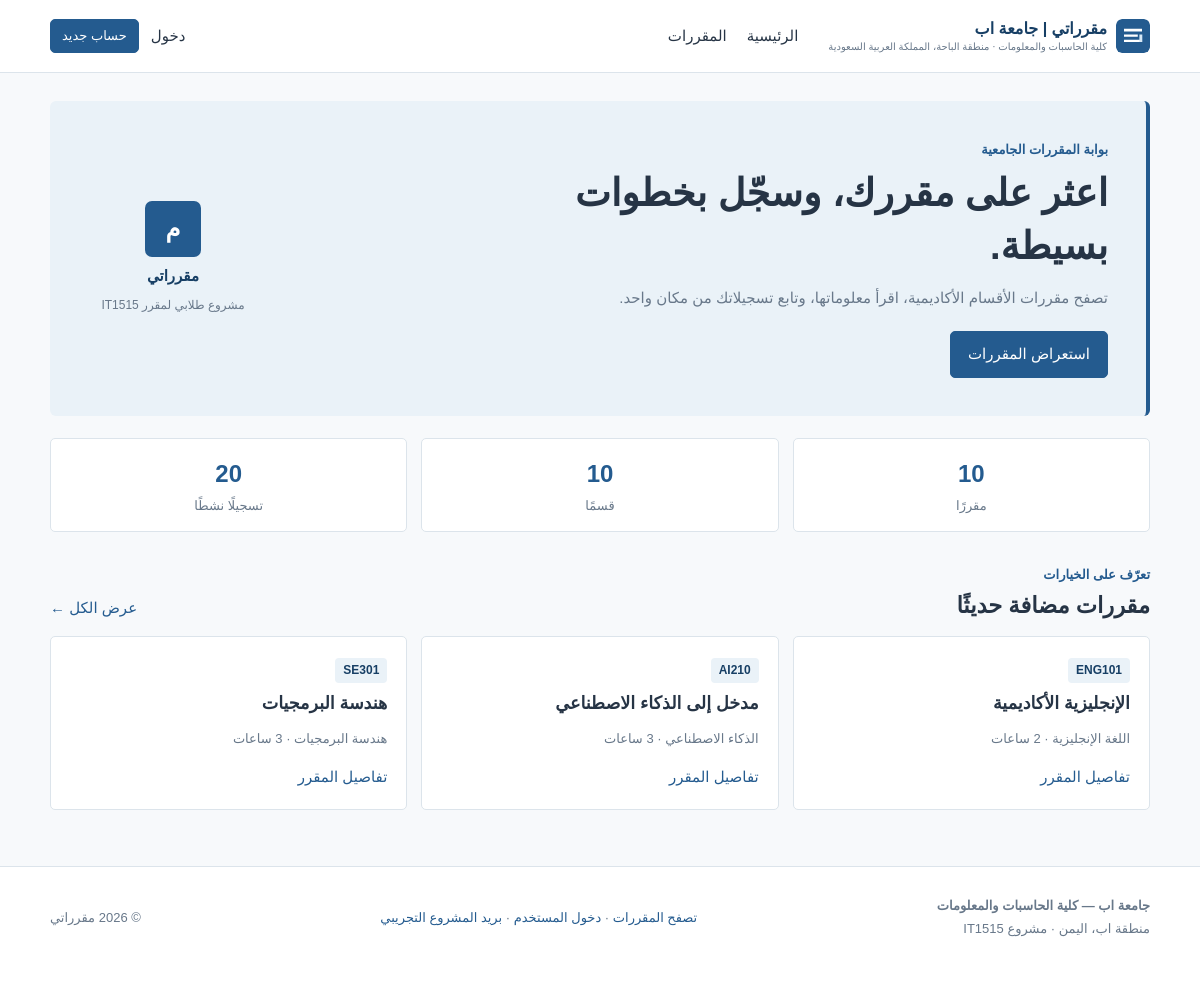
The page /public/index.php on the database its author committed.
### tables this page shows
CREATE TABLE IF NOT EXISTS courses (
    course_id INT UNSIGNED AUTO_INCREMENT PRIMARY KEY,
    course_code VARCHAR(20) NOT NULL UNIQUE,
    course_name VARCHAR(160) NOT NULL,
    description TEXT NOT NULL,
    credit_hours TINYINT UNSIGNED NOT NULL DEFAULT 3,
    department_id INT UNSIGNED NOT NULL,
    created_at TIMESTAMP NOT NULL DEFAULT CURRENT_TIMESTAMP,
    CONSTRAINT fk_courses_department FOREIGN KEY (department_id)
        REFERENCES departments(department_id) ON UPDATE CASCADE ON DELETE RESTRICT
);

CREATE TABLE IF NOT EXISTS departments (
    department_id INT UNSIGNED AUTO_INCREMENT PRIMARY KEY,
    department_name VARCHAR(120) NOT NULL UNIQUE,
    description VARCHAR(500) NOT NULL DEFAULT '',
    created_at TIMESTAMP NOT NULL DEFAULT CURRENT_TIMESTAMP
);

### includes/bootstrap.php (called while the page is built, shortened)
<?php
function h(mixed $value): string
{
    return htmlspecialchars((string) $value, ENT_QUOTES | ENT_SUBSTITUTE, 'UTF-8');
}
function page_header(string $title): void
{
    require __DIR__ . '/header.php';
}
function page_footer(): void
{
    require __DIR__ . '/footer.php';
}

### public/index.php (the view, shortened to what this page needs)
<?php
require_once __DIR__ . '/../includes/bootstrap.php';
$error = null;
$courses = [];
$stats = ['courses' => 0, 'departments' => 0, 'enrollments' => 0];
try {
    $pdo = db();
    $stats['courses'] = (int) $pdo->query('SELECT COUNT(*) FROM courses')->fetchColumn();
    $stats['departments'] = (int) $pdo->query('SELECT COUNT(*) FROM departments')->fetchColumn();
    $stats['enrollments'] = (int) $pdo->query("SELECT COUNT(*) FROM enrollments WHERE status = 'active'")->fetchColumn();
    $courses = $pdo->query('SELECT c.course_id, c.course_code, c.course_name, c.credit_hours, d.department_name FROM courses c INNER JOIN departments d ON d.department_id = c.department_id ORDER BY c.course_id DESC LIMIT 3')->fetchAll();
} catch (Throwable $exception) {
    $error = database_error_message();
}
?>
<section class="hero">
    <div>
        <p class="eyebrow">بوابة المقررات الجامعية</p>
        <h1>اعثر على مقررك، وسجّل بخطوات بسيطة.</h1>
        <p class="hero-text">تصفح مقررات الأقسام الأكاديمية، اقرأ معلوماتها، وتابع تسجيلاتك من مكان واحد.</p>
        <a class="button" href="/courses.php">استعراض المقررات</a>
    </div>
    <div class="hero-note"><span class="brand-mark large">م</span><strong>مقرراتي</strong><span>مشروع طلابي لمقرر IT1515</span></div>
</section>
<section class="stats-row" aria-label="إحصاءات الموقع">
    <div class="stat-card"><strong><?= $stats['courses'] ?></strong><span>مقررًا</span></div>
    <div class="stat-card"><strong><?= $stats['departments'] ?></strong><span>قسمًا</span></div>
    <div class="stat-card"><strong><?= $stats['enrollments'] ?></strong><span>تسجيلًا نشطًا</span></div>
</section>
<section class="section-heading"><div><p class="eyebrow">تعرّف على الخيارات</p><h2>مقررات مضافة حديثًا</h2></div><a href="/courses.php">عرض الكل ←</a></section>
<?php if ($courses): ?>
<div class="course-grid">
    <?php foreach ($courses as $course): ?>
    <article class="course-card">
        <span class="course-code"><?= h($course['course_code']) ?></span>
        <h3><?= h($course['course_name']) ?></h3>
        <p><?= h($course['department_name']) ?> · <?= h($course['credit_hours']) ?> ساعات</p>
        <a href="/course.php?id=<?= (int) $course['course_id'] ?>">تفاصيل المقرر</a>
    </article>
    <?php endforeach; ?>
</div>
<?php elseif (!$error): ?><p class="empty-state">لا توجد مقررات حاليًا. أضفها من لوحة المسؤول.</p><?php endif; ?>

### public/assets/style.css (style rules this page uses)
* { box-sizing: border-box; }
:root { --blue: #245b8f; --blue-dark: #173f65; --blue-pale: #eaf2f8; --ink: #263445; --muted: #68788a; --line: #dce4eb; --bg: #f7f9fb; --white: #fff; --danger: #a33b3b; --success: #267449; }
html { background: var(--bg); }
body { margin: 0; color: var(--ink); font-family: Tahoma, Arial, sans-serif; font-size: 15px; line-height: 1.75; }
a { color: var(--blue); text-decoration: none; }
.brand-mark { width: 34px; height: 34px; display: inline-grid; place-items: center; border-radius: 7px; background: var(--blue); color: white; font-weight: 700; }
.brand-mark.large { width: 56px; height: 56px; font-size: 24px; }
.button { display: inline-block; border: 1px solid var(--blue); border-radius: 5px; background: var(--blue); color: white; padding: 9px 17px; font: inherit; cursor: pointer; text-align: center; }
.hero { display: flex; align-items: center; justify-content: space-between; gap: 32px; padding: 38px; background: var(--blue-pale); border-right: 4px solid var(--blue); border-radius: 6px; }
.hero h1 { max-width: 650px; margin: 5px 0 12px; font-size: clamp(25px, 4vw, 38px); line-height: 1.4; }
.hero-text { color: var(--muted); max-width: 620px; margin: 0 0 20px; }
.eyebrow { color: var(--blue); font-size: 13px; font-weight: 700; margin: 0 0 3px; }
.hero-note { min-width: 170px; display: flex; align-items: center; flex-direction: column; gap: 6px; color: var(--blue-dark); }
.hero-note span:last-child { color: var(--muted); font-size: 12px; }
.stats-row { display: grid; grid-template-columns: repeat(3, 1fr); gap: 14px; margin: 22px 0 32px; }
.stat-card { display: flex; flex-direction: column; align-items: center; background: white; border: 1px solid var(--line); border-radius: 5px; padding: 14px; }
.stat-card strong { color: var(--blue); font-size: 24px; }
.stat-card span { color: var(--muted); font-size: 13px; }
.section-heading { display: flex; justify-content: space-between; align-items: end; margin: 22px 0 14px; }
h1, h2, h3 { color: var(--ink); line-height: 1.4; }
.section-heading h2, .page-heading h1 { margin: 0; }
.course-grid { display: grid; grid-template-columns: repeat(3, 1fr); gap: 14px; }
.course-card, .detail-card, .form-card, .admin-card { background: white; border: 1px solid var(--line); border-radius: 5px; padding: 19px; }
.course-card h3 { margin: 8px 0 5px; }
.course-card p { color: var(--muted); font-size: 13px; }
.course-code { display: inline-block; direction: ltr; background: var(--blue-pale); color: var(--blue-dark); border-radius: 4px; padding: 2px 8px; font-size: 12px; font-weight: 700; }

### rows shown on the page
courses: course_code "ENG101", course_name "الإنجليزية الأكاديمية", department.department_name "اللغة الإنجليزية"
courses: course_code "AI210", course_name "مدخل إلى الذكاء الاصطناعي", department.department_name "الذكاء الاصطناعي"
courses: course_code "SE301", course_name "هندسة البرمجيات", department.department_name "هندسة البرمجيات"

### other values the page prints
$stats['courses'] "10"
$stats['departments'] "10"
$stats['enrollments'] "20"
